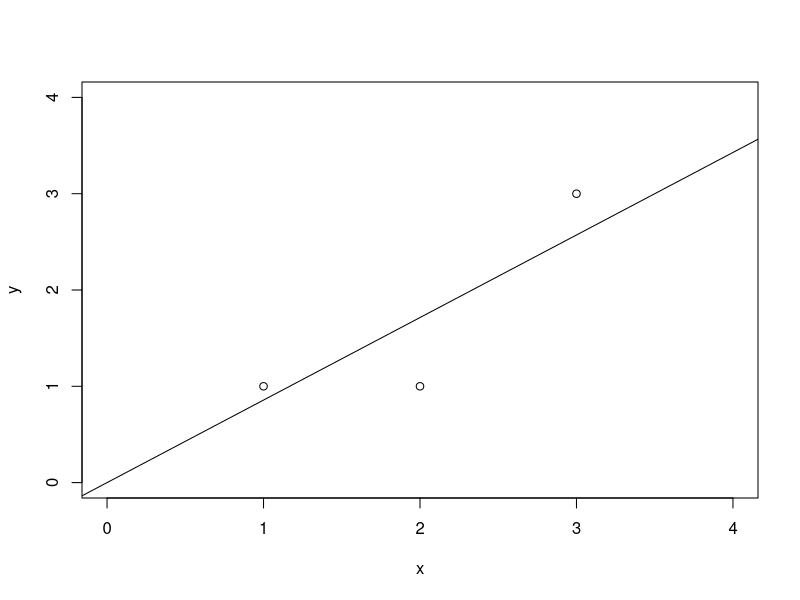

Generate this figure with R:
## ---- chunk 1
knitr::opts_chunk$set(echo = TRUE)
## ---- chunk 2
x <- c(1, 2, 3)
y <- c(1, 1, 3)

plot(x, y, xlim = c(0, 4), ylim = c(0, 4))
abline(0, 6/7)

